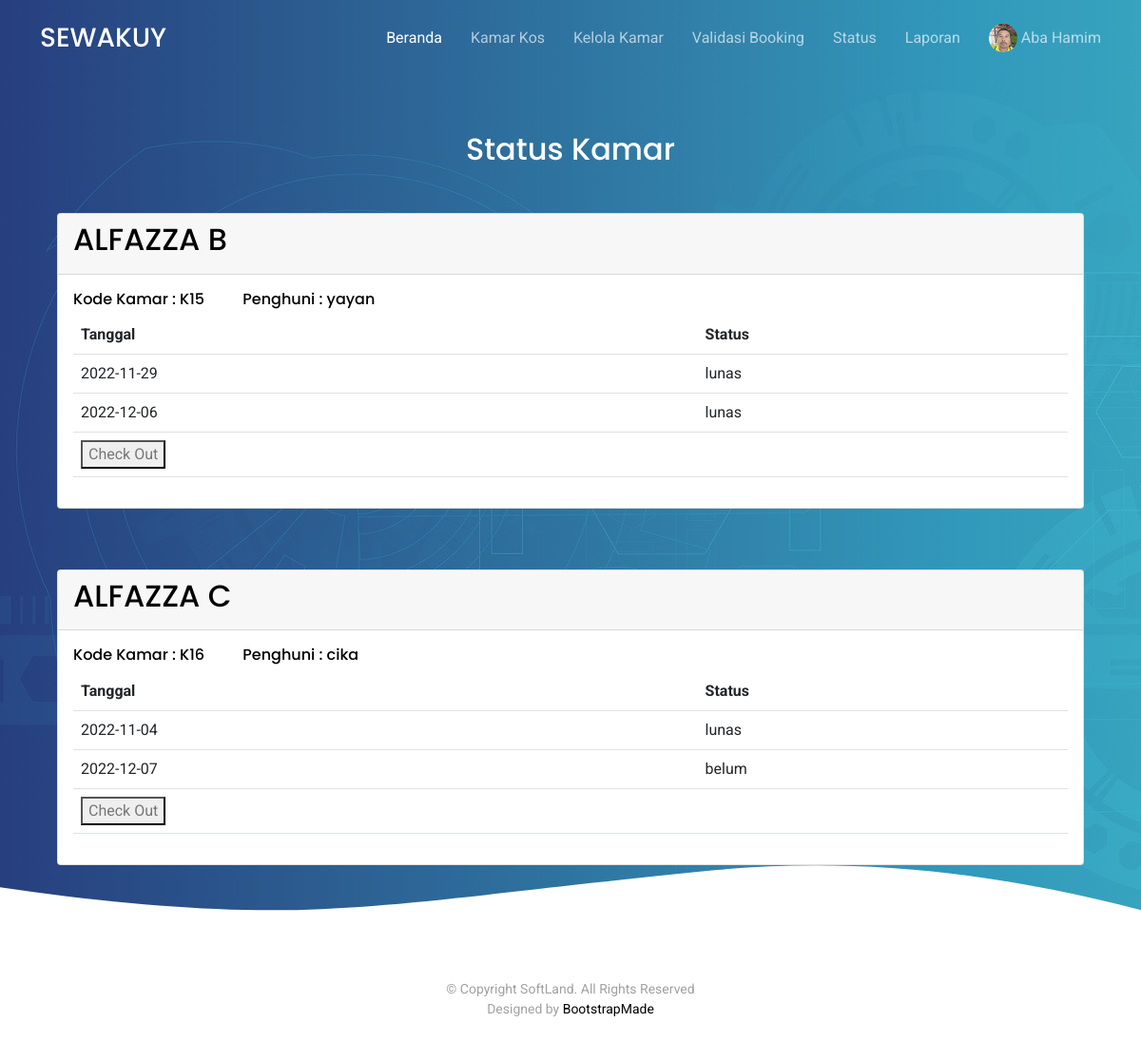
Page /pemilik/status.php (signed in) on the committed database.
### tables this page shows
CREATE TABLE `user` (
  `username` varchar(100) NOT NULL,
  `password` varchar(100) NOT NULL,
  `nama` varchar(100) NOT NULL,
  `jk` enum('pria','wanita') NOT NULL,
  `alamat_kos` varchar(250) NOT NULL DEFAULT '-',
  `email` varchar(100) NOT NULL,
  `nomor_hp` varchar(20) NOT NULL,
  `foto_profil` varchar(100) NOT NULL,
  `berkas` varchar(100) NOT NULL DEFAULT '-',
  `level` enum('pemilik','penghuni','admin') NOT NULL,
  `verif` enum('sudah','belum') NOT NULL
);

CREATE TABLE `booking` (
  `id_booking` int(11) NOT NULL,
  `id_kamar` int(11) NOT NULL,
  `username` varchar(100) NOT NULL,
  `tanggal_booking` date NOT NULL,
  `harga` int(100) NOT NULL,
  `validasi` enum('sudah','belum') NOT NULL,
  `bayar` enum('lunas','belum') NOT NULL,
  `aktif` enum('true','false') NOT NULL
);

CREATE TABLE `kamar` (
  `id_kamar` int(11) NOT NULL,
  `username` varchar(100) NOT NULL,
  `nama_kamar` varchar(100) NOT NULL,
  `harga` decimal(20,0) NOT NULL,
  `jarak_utm` int(11) NOT NULL,
  `alamat` varchar(100) NOT NULL,
  `aturan` varchar(1000) NOT NULL,
  `gambar_kamar` varchar(100) NOT NULL,
  `kategori` enum('putra','putri') NOT NULL,
  `status` enum('tersedia','tidak tersedia') NOT NULL,
  `link` varchar(100) NOT NULL
);

### pemilik/status.php (the view, shortened to what this page needs)
<?php include "header.php";?>
  <section class="hero-section" id="hero" style='padding-top: 90px'>
  <div class="wave">
    </div>
    <div class="px-4 py-5 px-md-5 text-center text-lg-start" >
    <div class="container">
        <div class="row justify-content-center text-center " >
          <div class="col-md-5" data-aos="fade-up">
            <h2 class="text-white">Status Kamar</h2>
          </div>
        </div>
<?php
        $sql = "SELECT b.*, k.*,b.username AS penghuni FROM kamar k inner join booking b on k.id_kamar=b.id_kamar WHERE b.aktif='true' AND k.username='{$_SESSION['username']}' GROUP BY k.id_kamar";
        $data = mysqli_query($koneksi,$sql);
        if ($data->num_rows > 0 ) {
          while ($tampil = mysqli_fetch_array($data)) {
            $id = $tampil['id_kamar'];
            $sql_kamar = "SELECT b.*, k.*,b.username AS penghuni FROM kamar k inner join booking b on k.id_kamar=b.id_kamar WHERE b.aktif='true' AND k.username='{$_SESSION['username']}' AND k.id_kamar='$id'";
            $data_kamar= mysqli_query($koneksi,$sql_kamar);?>
      <div class="row align-items-center"  style="margin-top: 40px;">
        <div class="col">
          <div class="card">
            <div class="card-header">
            <h2 class="card-title"><?= strtoupper($tampil['nama_kamar']) ?></h2>
            </div>
            <div class="card-body">
            <div class="row">
            <div class="col-md-2">
            <h6>Kode Kamar : K<?php echo $tampil['id_kamar']; ?></h6>
            </div>
            <div class="col-md-2">
            <h6>Penghuni : <?php echo $tampil['penghuni']; ?></h6>
            </div>
            <div class="table-responsive">
            <table class="table">
            <tbody><tr>
            <tr>
              <td><strong>Tanggal</h3></strong></td>
              <td><strong>Status</h3></strong></td>
            </tr>
            <?php
              $terakhir =  mysqli_query($koneksi,"SELECT * FROM booking WHERE id_kamar='$id' ORDER BY id_booking DESC LIMIT 1");
              $data_booking = mysqli_fetch_array($terakhir);
              $today = strftime("%Y-%m-%d");
              $now = date_create($today);
              $tanggal = $data_booking['tanggal_booking'];
              $mulai = date_create($tanggal);
              $diff = date_diff($now,$mulai);
              $user = $data_booking['username'];
              if ((int)$diff->format("%a") > 30) {
                mysqli_query($koneksi,"INSERT INTO booking (id_booking,id_kamar,username, tanggal_booking, validasi,bayar,aktif) VALUES (NULL,'$id','$user','$today','sudah','belum','true')");
              }
              while ($tampil_kamar = mysqli_fetch_array($data_kamar)){
              ?>
            <tr>
                <td><?php echo $tampil_kamar['tanggal_booking']; ?></td>
                <td><?php echo $tampil_kamar['bayar']; ?></td>
            </tr>
            <?php } ?>
            <tr>
              <td><button><a href="out.php?id=<?php echo $tampil['id_kamar']; ?>">Check Out</a></Button></td>
              <td></td>
            </tr>
            </tbody></table>
            </div>
        </div>
    </div>
    </div>
    <br>
<?php } ?>
</section>
<?php include "footer.php"; } ?>

### pemilik/header.php (shortened to what this page needs)
<!DOCTYPE html>
<html lang="en">
<?php
require "../config.php";
$sql = mysqli_query($koneksi, "SELECT * FROM user WHERE username = '".$_SESSION['username']."'");
$tampil = mysqli_fetch_array($sql);
?>
<head>
  <link href="../assets/vendor/aos/aos.css" rel="stylesheet">
  <link href="../assets/vendor/bootstrap/css/bootstrap.min.css" rel="stylesheet">
  <link href="../assets/vendor/bootstrap-icons/bootstrap-icons.css" rel="stylesheet">
  <link href="../assets/vendor/boxicons/css/boxicons.min.css" rel="stylesheet">
  <link href="../assets/vendor/swiper/swiper-bundle.min.css" rel="stylesheet">
  <link href="../assets/css/style.css" rel="stylesheet">
  <link rel="stylesheet" href="https://cdnjs.cloudflare.com/ajax/libs/rateYo/2.3.2/jquery.rateyo.min.css">
</head>
<body>
  <header id="header" class="fixed-top d-flex align-items-center">
    <div class="container d-flex justify-content-between align-items-center">
      <div class="logo">
        <h1><a href="home.php">SEWAKUY</a></h1>
      </div>
      <nav id="navbar" class="navbar">
        <ul>
          <li><a class="active " href="home.php">Beranda</a></li>
          <li><a href="kos.php">Kamar Kos</a></li>
          <li><a href="kelola.php">Kelola Kamar</a></li>
          <li><a href="validasi.php">Validasi Booking</a></li>
          <li><a href="status.php">Status</a></li>
          <li><a href="laporan.php">Laporan</a></li>
          <li class="dropdown"><a href="profil.php"><img style="width: 30px; height:30px; border-radius: 100%;" src="../profil/<?php echo $tampil['foto_profil']; ?>">&nbsp;<?php echo $tampil['nama']; ?></a>
          </li>
        </ul>
      </nav>
    </div>
  </header>

### assets/css/style.css (style rules this page uses)
html { overflow-x: hidden; }
body { font-family: "Roboto", sans-serif; color: #9fa1a4; line-height: 1.5; }
a { color: #777; text-decoration: none; transition: 0.3s all ease; }
h1, h2, h3, h4, h5, h6, .font-heading { font-family: "Poppins", sans-serif; color: #000; }
.container { z-index: 2; position: relative; }
section { overflow: hidden; }
#header { height: 80px; transition: all 0.5s; z-index: 997; transition: all 0.5s; }
#header .logo h1 { font-size: 28px; margin: 0; padding: 4px 0; line-height: 1; font-weight: 500; }
#header .logo h1 a, #header .logo h1 a:hover { color: #fff; text-decoration: none; }
.navbar { padding: 0; }
.navbar ul { margin: 0; padding: 0; display: flex; list-style: none; align-items: center; }
.navbar li { position: relative; }
.navbar a, .navbar a:focus { display: flex; align-items: center; justify-content: space-between; padding: 10px 0 10px 30px; font-size: 16px; font-weight: 400; color: rgba(255, 255, 255, 0.65); white-space: nowrap; transition: 0.3s; }
.navbar a:hover, .navbar .active, .navbar .active:focus, .navbar li:hover > a { color: #fff; }
.hero-section { background: linear-gradient(to right, rgba(39, 70, 133, 0.8) 0%, rgba(61, 179, 197, 0.8) 100%), url(../img/hero-bg.jpg); position: relative; }
.hero-section .wave { width: 100%; overflow: hidden; position: absolute; z-index: 1; bottom: -150px; }
.hero-section .wave svg { width: 100%; }

### rows in the picture
user: foto_profil (picture), nama "Aba Hamim"
booking: id_kamar.nama_kamar "ALFAZZA B", id_kamar.id_kamar "15", username "yayan", tanggal_booking "2022-11-29", bayar "lunas"
booking: tanggal_booking "2022-12-06", bayar "lunas"
booking: id_kamar.nama_kamar "ALFAZZA C", id_kamar.id_kamar "16", username "cika", tanggal_booking "2022-11-04", bayar "lunas"
booking: tanggal_booking "2022-12-07", bayar "belum"
